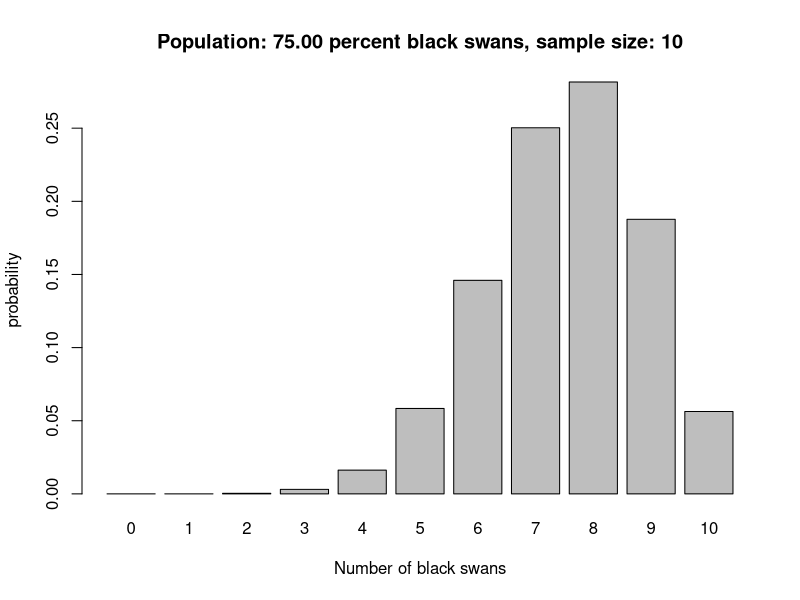

Reproduce this figure in R.
prop_black_swans <- 0.75
sample_size = 10
x <-c(0:10)

h<-sprintf("Population: %.2f percent black swans, sample size: %i", prop_black_swans * 100, sample_size)
y <- dbinom(x, size=sample_size, prob=prop_black_swans)
barplot(y, names.arg = x, xlab='Number of black swans', ylab = 'probability')
title(h)